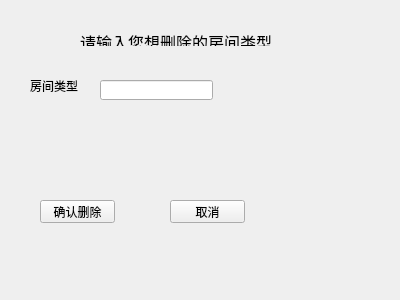
<?xml version="1.0" encoding="UTF-8"?>
<ui version="4.0">
 <class>deleteroom</class>
 <widget class="QWidget" name="deleteroom">
  <property name="geometry">
   <rect>
    <x>0</x>
    <y>0</y>
    <width>400</width>
    <height>300</height>
   </rect>
  </property>
  <property name="windowTitle">
   <string>Form</string>
  </property>
  <widget class="QLabel" name="label">
   <property name="geometry">
    <rect>
     <x>30</x>
     <y>80</y>
     <width>54</width>
     <height>12</height>
    </rect>
   </property>
   <property name="text">
    <string>房间类型</string>
   </property>
  </widget>
  <widget class="QLineEdit" name="lineEdit">
   <property name="geometry">
    <rect>
     <x>100</x>
     <y>80</y>
     <width>113</width>
     <height>20</height>
    </rect>
   </property>
  </widget>
  <widget class="QPushButton" name="delete_2">
   <property name="geometry">
    <rect>
     <x>40</x>
     <y>200</y>
     <width>75</width>
     <height>23</height>
    </rect>
   </property>
   <property name="text">
    <string>确认删除</string>
   </property>
  </widget>
  <widget class="QPushButton" name="exitbutton">
   <property name="geometry">
    <rect>
     <x>170</x>
     <y>200</y>
     <width>75</width>
     <height>23</height>
    </rect>
   </property>
   <property name="text">
    <string>取消</string>
   </property>
  </widget>
  <widget class="QLabel" name="label_2">
   <property name="geometry">
    <rect>
     <x>80</x>
     <y>30</y>
     <width>201</width>
     <height>16</height>
    </rect>
   </property>
   <property name="text">
    <string>&lt;html&gt;&lt;head/&gt;&lt;body&gt;&lt;p&gt;&lt;span style=&quot; font-size:12pt;&quot;&gt;请输入您想删除的房间类型&lt;/span&gt;&lt;/p&gt;&lt;/body&gt;&lt;/html&gt;</string>
   </property>
  </widget>
 </widget>
 <resources/>
 <connections>
  <connection>
   <sender>exitbutton</sender>
   <signal>clicked()</signal>
   <receiver>deleteroom</receiver>
   <slot>close()</slot>
   <hints>
    <hint type="sourcelabel">
     <x>207</x>
     <y>211</y>
    </hint>
    <hint type="destinationlabel">
     <x>199</x>
     <y>149</y>
    </hint>
   </hints>
  </connection>
 </connections>
</ui>
